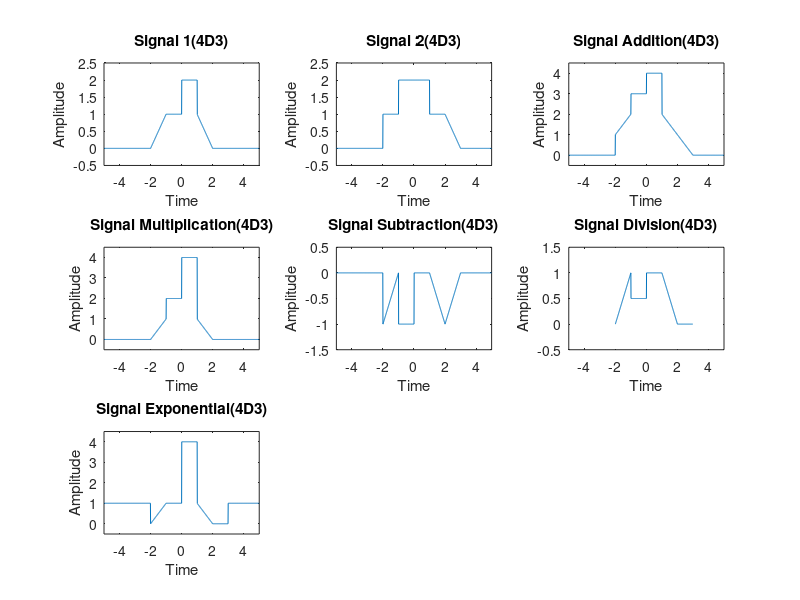

Reproduce this figure in MATLAB.
% clear all
close all

%time range
t=-5:0.01:+5;

%Signal 1
Signal_1 = (t+2).*(t>=-2 & t<=-1) + (1).*(t>-1 & t<=0)+ (2).*(t>0 & t<=1)+ (2-t).*(t>1 & t<=2);

subplot(3,3,1);
plot(t,Signal_1);
xlabel("Time");
ylabel("Amplitude");
title("Signal 1(4D3)");
axis([min(t),max(t),min(Signal_1)-0.5,max(Signal_1)+0.5]);

%Signal 2
Signal_2 = (1).*(t>=-2 & t<=-1)+ (2).*(t>-1 & t<=1) + (1).*(t>1 & t<=2) + (3-t).*(t>2 & t<=3);

subplot(3,3,2);
plot(t,Signal_2);
xlabel("Time");
ylabel("Amplitude");
title("Signal 2(4D3)");
axis([min(t),max(t),min(Signal_2)-0.5,max(Signal_2)+0.5]);

%Signal Addition
Signal_Addition = Signal_1 + Signal_2;

subplot(3,3,3);
plot(t,Signal_Addition);
xlabel("Time");
ylabel("Amplitude");
title("Signal Addition(4D3)");
axis([min(t),max(t),min(Signal_Addition)-0.5,max(Signal_Addition)+0.5]);

%Signal Multiplication
Signal_Multiplication = Signal_1 .* Signal_2;

subplot(3,3,4);
plot(t,Signal_Multiplication);
xlabel("Time");
ylabel("Amplitude");
title("Signal Multiplication(4D3)");
axis([min(t),max(t),min(Signal_Multiplication)-0.5,max(Signal_Multiplication)+0.5]);

%Signal Subtraction
Signal_Subtraction = Signal_1 - Signal_2;

subplot(3,3,5);
plot(t,Signal_Subtraction);
xlabel("Time");
ylabel("Amplitude");
title("Signal Subtraction(4D3)");
axis([min(t),max(t),min(Signal_Subtraction)-0.5,max(Signal_Subtraction)+0.5]);

%Signal Division
Signal_Division = Signal_1 ./ Signal_2;

subplot(3,3,6);
plot(t,Signal_Division);
xlabel("Time");
ylabel("Amplitude");
title("Signal Division(4D3)");
axis([min(t),max(t),min(Signal_Division)-0.5,max(Signal_Division)+0.5]);

%Signal Exponential
Signal_Exponential = Signal_1 .^ Signal_2;

subplot(3,3,7);
plot(t,Signal_Exponential);
xlabel("Time");
ylabel("Amplitude");
title("Signal Exponential(4D3)");
axis([min(t),max(t),min(Signal_Exponential)-0.5,max(Signal_Exponential)+0.5]);
